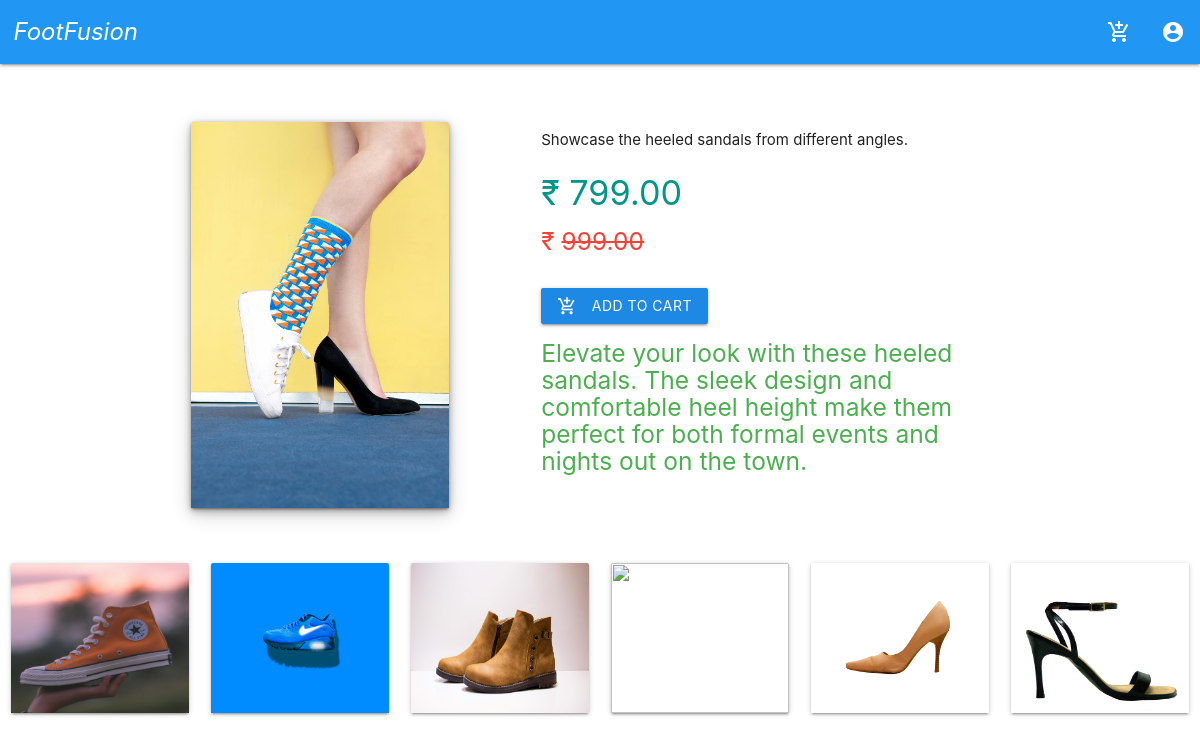
Before: /product/4/ (signed in) with the older database file.
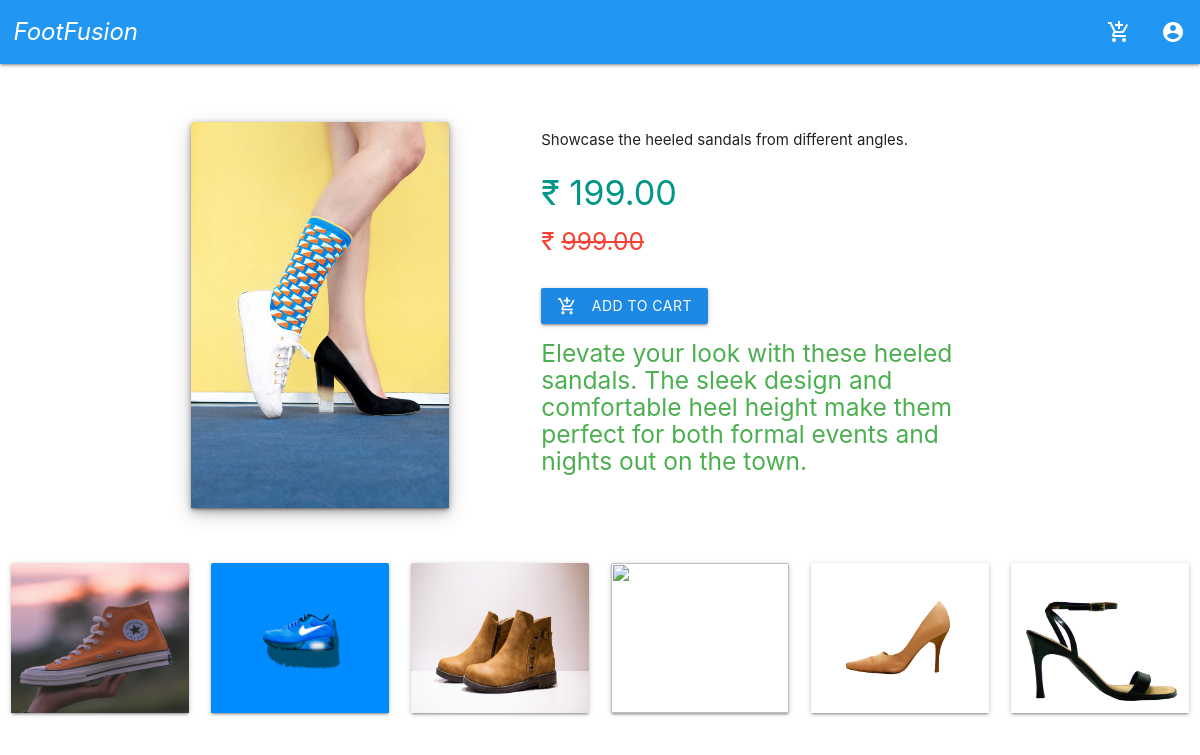
After: the same page with the newer database file.
### App_shop/models.py (models this page shows, shortened)
class Product(models.Model):
    mainimage = models.ImageField(upload_to='Product')
    name = models.CharField(max_length=264)
    category = models.ForeignKey(Category, on_delete=models.CASCADE, related_name='category')
    preview_text = models.CharField(max_length=200, verbose_name= 'Preview_Text')
    description = models.TextField(max_length=500, verbose_name= 'Description')
    price = models.FloatField()
    old_price = models.FloatField(default=0.00)
    created = models.DateTimeField(auto_now_add=True)
    class Meta:
        ordering = ['-created']

### App_shop/views.py (the view)
# urls.py: path('product/<int:pk>/', views.ProductDetail.as_view(), name = 'product_detail'),
class ProductDetail(LoginRequiredMixin, DetailView):
    model = Product
    template_name = 'App_shop/productdetails.html'

### templates/App_shop/productdetails.html (shortened to what this page needs)
{% extends "pages/base.html" %}
{% block content %}
{% include 'pages/navbar.html' %}
<div class="container" style="margin-top:50px;">
    <div class="row">
        <div class="col s12 m4">
            <div class="card">
                <div class="card-image">
                    <img class="image"  src="/media/{{object.mainimage}}">
                </div>
            </div>
        </div>
        <div class="col s12 m7 offset-l1">
            <p>{{ object.preview_text }}</p>
            <h4 class="teal-text">&#8377;&nbsp;{{ object.price|floatformat:2 }}</h4>
            <h5 class="red-text">&#8377;&nbsp;<strike>{{ object.old_price|floatformat:2 }}</strike></h5>
            <br>
            <a  href="{% url 'App_Order:add' pk=object.pk %}" class="btn waves-effect waves-light blue darken-1 white-text" type="submit" name="action">
                Add to Cart
                <i class="material-icons left">add_shopping_cart</i>
            </a>
            <h5 class="green-text darken-4">{{ object.description }}</h5>
        </div>
    </div>
</div>
<div class="secton white" style="height:140px;">
    <div class="row s12">
        <div class="col s12 m2">
            <div class="card">
                <div class="card-image" style="background-color: none;">
                    <img class="d-img" src="/media/images/shoe1.jpg">
                </div>
            </div>
        </div>
        <div class="col s12 m2">
            <div class="card">
                <div class="card-image">
                    <img class="d-img" src="/media/images/shoe2.jpg">
                </div>
            </div>
        </div>
        <div class="col s12 m2">
            <div class="card">
                <div class="card-image">
                    <img class="d-img" src="/media/images/shoe3.jpg">
                </div>
            </div>
        </div>
        <div class="col s12 m2">
            <div class="card">
                <div class="card-image">
                    <img class="d-img" src="/media/images/shoe4.jpg">
                </div>
            </div>
        </div>
        <div class="col s12 m2">
            <div class="card">
                <div class="card-image custom-card-image">
                    <img class="d-img" src="/media/images/shoe5.jpg">
                </div>
            </div>
        </div>
        <div class="col s12 m2">
            <div class="card">
                <div class="card-image">
                    <img class="d-img" src="/media/images/shoe6.jpg">
                </div>
            </div>
        </div>
    </div>
</div>
{% endblock %}

Changed rows visible on the page:
changed Product "Showcase the heeled sandals from different angles.": price "799.00" → "199.00"
